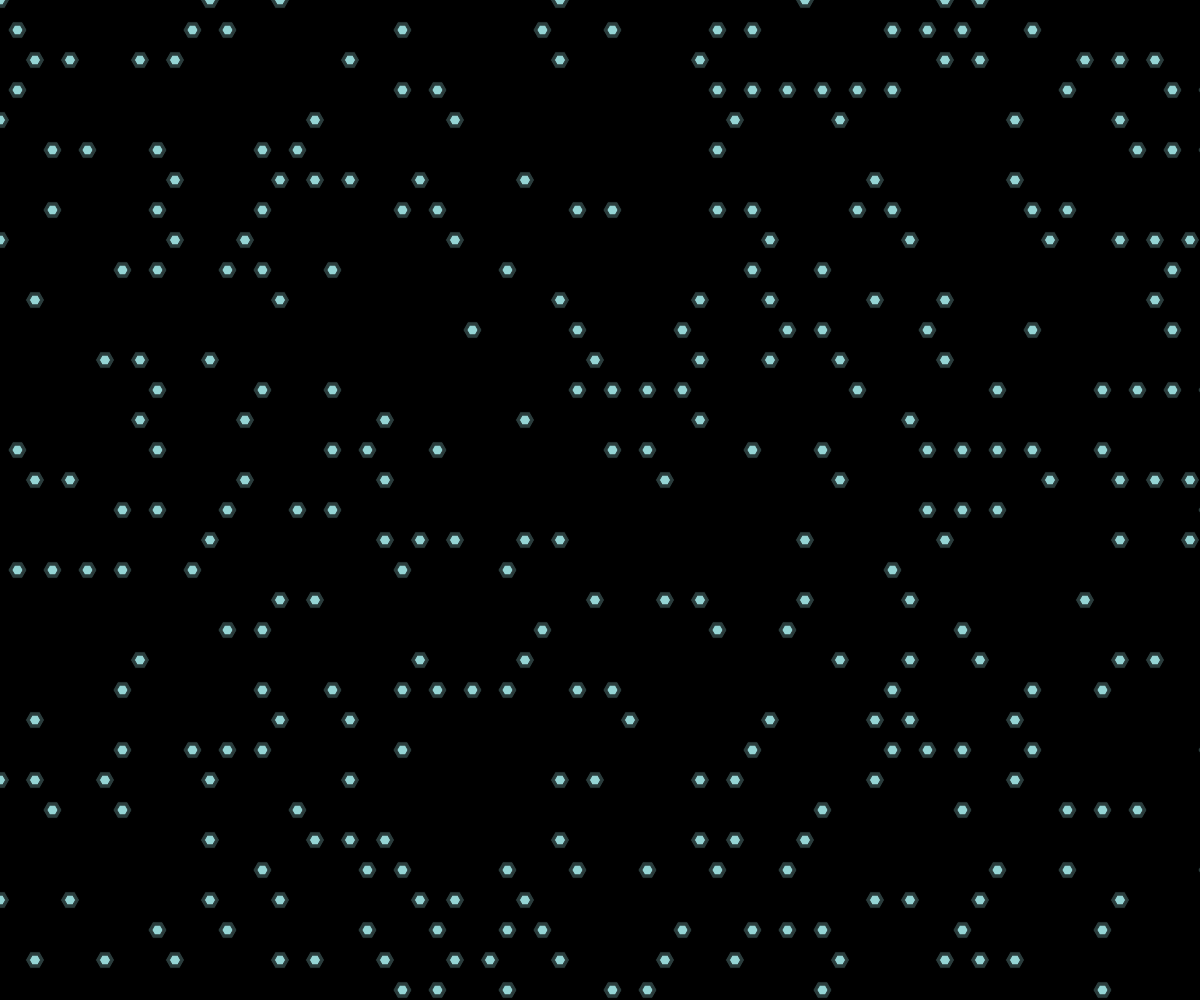
Frame 1 (no input)
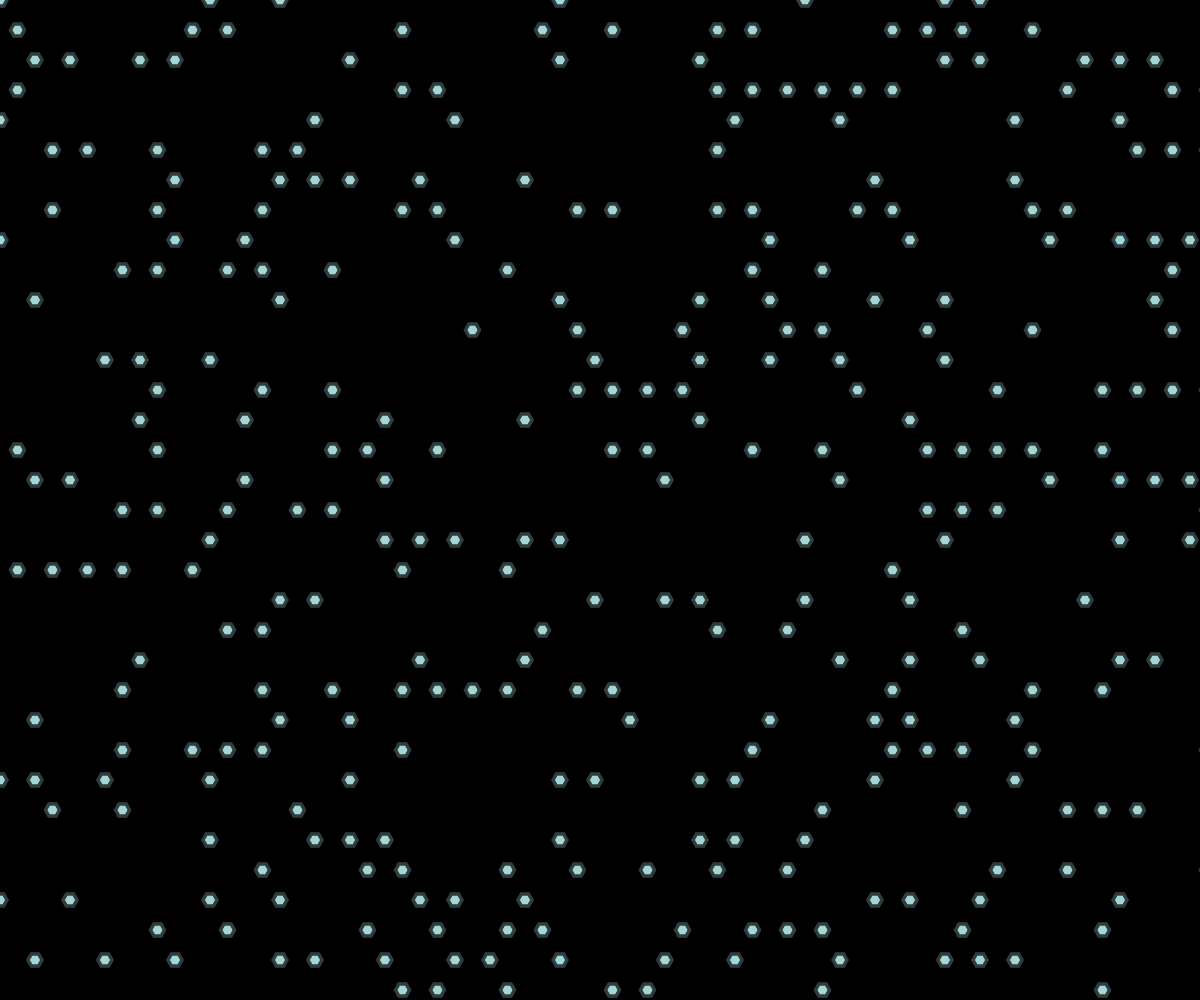
Frame 60 (no input)
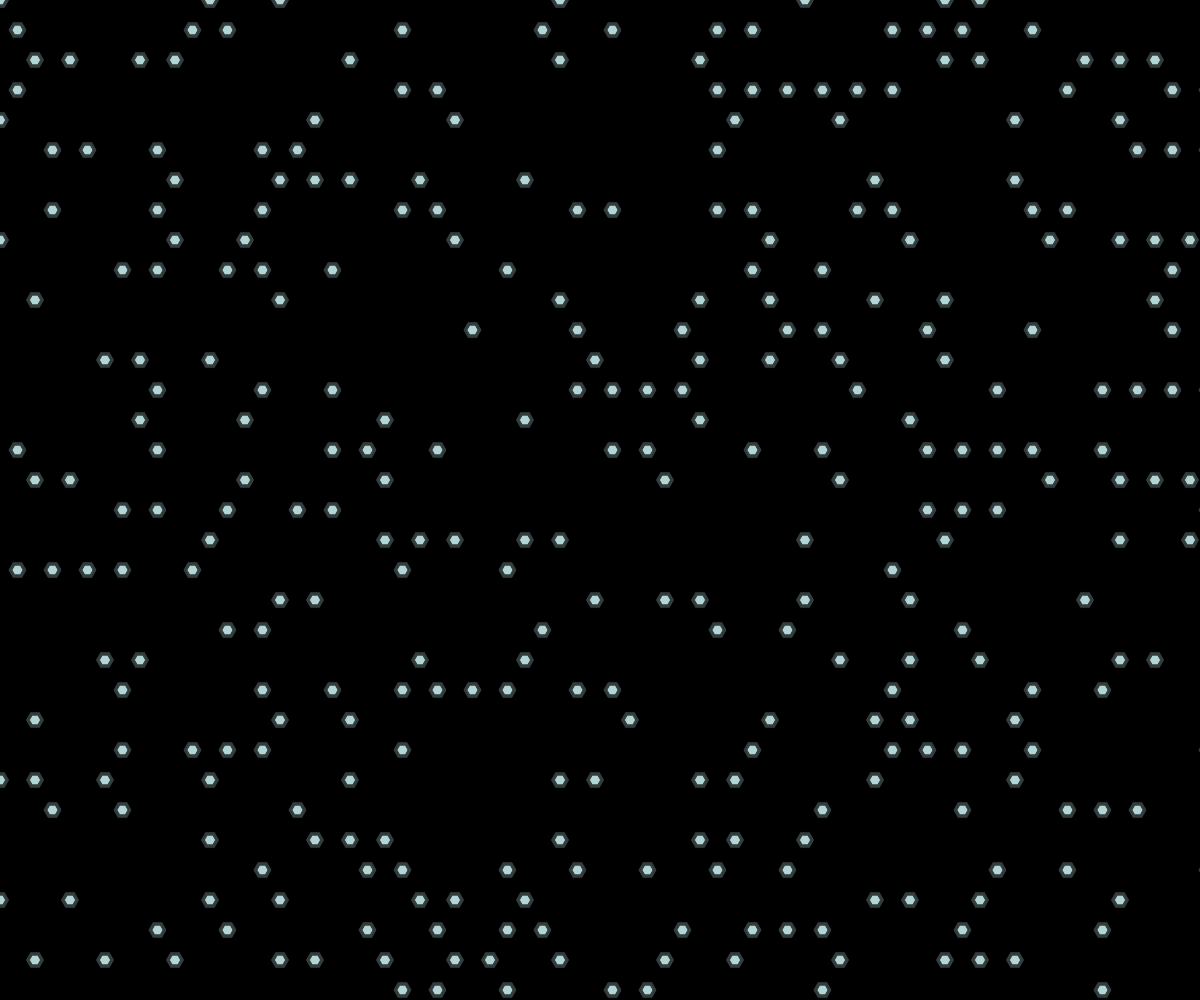
Frame 120 (the mouse pressed at the canvas centre since frame 60)

The p5.js sketch that drew these frames (run headless with seeded random() and noise() and a simulated clock; from frame 60 on, the mouse is pressed at the canvas centre):

// p5.js sketch
// ── sketch.js
let hexagons = [];
let gridSize = 20;
let hueOffset = 0;

function setup() {
  createCanvas(windowWidth, windowHeight);
  pixelDensity(1);
  
  // Initialize grid of hexagonal modules
  for (let y = 0; y < height; y += gridSize * 1.5) {
    for (let x = 0; x < width; x += gridSize * 1.75) {
      // Offset every other row for hexagonal grid
      let offsetX = (y / (gridSize * 1.5)) % 2 === 0 ? 0 : gridSize * 0.875;
      hexagons.push({
        x: x + offsetX,
        y: y,
        radius: gridSize * 0.4,
        active: random() > 0.7,
        pulsePhase: random(TWO_PI),
        hue: random(180, 240)
      });
    }
  }
}

function draw() {
  background(0);
  
  // Update hue offset for electric blue cycling
  hueOffset = (hueOffset + 0.3) % 360;
  
  // Draw hexagonal grid with glowing effect
  for (let hex of hexagons) {
    if (hex.active) {
      // Use dynamic hue for neon glow effect in electric blue range
      let hue = (hueOffset + frameCount * 1.5) % 360;
      // Keep within electric blue range (180-240 degrees)
      hue = map(hue, 0, 360, 180, 240);
      
      // Draw hexagon with glow
      push();
      translate(hex.x, hex.y);
      
      // Inner core
      fill(hue, 255, 255, 200);
      beginShape();
      for (let i = 0; i < 6; i++) {
        let angle = TWO_PI * i / 6;
        let x = cos(angle) * hex.radius * 0.7;
        let y = sin(angle) * hex.radius * 0.7;
        vertex(x, y);
      }
      endShape(CLOSE);
      
      // Outer glow
      fill(hue, 255, 255, 60);
      beginShape();
      for (let i = 0; i < 6; i++) {
        let angle = TWO_PI * i / 6;
        let x = cos(angle) * hex.radius * 1.2;
        let y = sin(angle) * hex.radius * 1.2;
        vertex(x, y);
      }
      endShape(CLOSE);
      
      pop();
      
      // Add radial pulses from active hexagons
      hex.pulsePhase += 0.1;
      let pulseRadius = (hex.pulsePhase % TWO_PI) * 30;
      let alpha = map(pulseRadius, 0, 60, 150, 0);
      
      if (pulseRadius > 0) {
        let pulseHue = (hueOffset + frameCount * 3 + random(60)) % 360;
        pulseHue = map(pulseHue, 0, 360, 180, 240);
        
        push();
        translate(hex.x, hex.y);
        
        noStroke();
        fill(pulseHue, 255, 255, alpha);
        
        // Draw radial pulses
        for (let i = 0; i < 8; i++) {
          let angle = TWO_PI * i / 8;
          let x1 = cos(angle) * pulseRadius * 0.3;
          let y1 = sin(angle) * pulseRadius * 0.3;
          let x2 = cos(angle) * pulseRadius;
          let y2 = sin(angle) * pulseRadius;
          
          line(x1, y1, x2, y2);
        }
        
        pop();
      }
    }
  }
  
  // Randomly activate/deactivate hexagons
  if (random() > 0.995) {
    let idx = int(random(hexagons.length));
    hexagons[idx].active = !hexagons[idx].active;
  }
}

function windowResized() {
  resizeCanvas(windowWidth, windowHeight);
}
